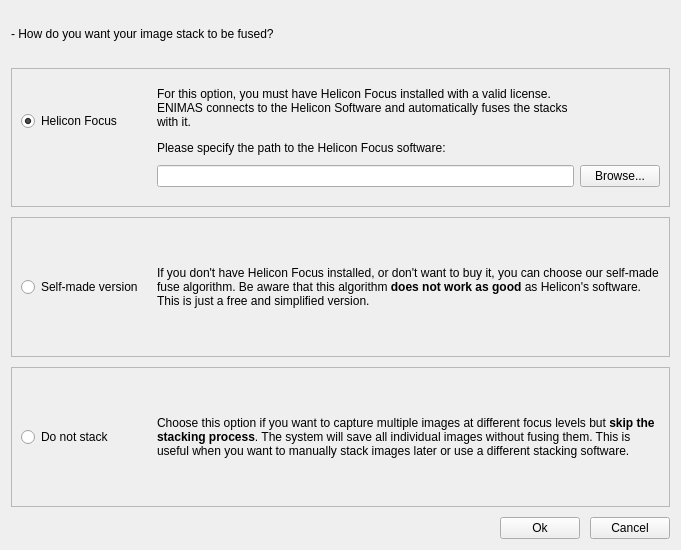
<?xml version="1.0" encoding="UTF-8"?>
<ui version="4.0">
 <class>Form</class>
 <widget class="QWidget" name="Form">
  <property name="geometry">
   <rect>
    <x>0</x>
    <y>0</y>
    <width>681</width>
    <height>550</height>
   </rect>
  </property>
  <property name="windowTitle">
   <string>ENIMAS: Fuse method</string>
  </property>
  <property name="windowIcon">
   <iconset>
    <normaloff>imgs/enimas_icon.png</normaloff>imgs/enimas_icon.png</iconset>
  </property>
  <layout class="QVBoxLayout" name="verticalLayout_2">
   <property name="spacing">
    <number>10</number>
   </property>
   <item>
    <layout class="QVBoxLayout" name="verticalLayout" stretch="1,3,3,3">
     <property name="spacing">
      <number>10</number>
     </property>
     <item>
      <widget class="QLabel" name="label">
       <property name="text">
        <string>&lt;html&gt;&lt;head/&gt;&lt;body&gt;&lt;p&gt; - How do you want your image stack to be fused?&lt;/p&gt;&lt;/body&gt;&lt;/html&gt;</string>
       </property>
      </widget>
     </item>
     <item>
      <widget class="QFrame" name="frame">
       <property name="frameShape">
        <enum>QFrame::StyledPanel</enum>
       </property>
       <property name="frameShadow">
        <enum>QFrame::Plain</enum>
       </property>
       <layout class="QGridLayout" name="gridLayout_2">
        <item row="0" column="0">
         <layout class="QGridLayout" name="gridLayout">
          <property name="horizontalSpacing">
           <number>6</number>
          </property>
          <property name="verticalSpacing">
           <number>10</number>
          </property>
          <item row="1" column="1">
           <widget class="QLineEdit" name="helicon_path_lineedit">
            <property name="text">
             <string/>
            </property>
           </widget>
          </item>
          <item row="0" column="1">
           <widget class="QLabel" name="label_2">
            <property name="text">
             <string>&lt;html&gt;&lt;head/&gt;&lt;body&gt;&lt;p&gt;For this option, you must have Helicon Focus installed with a valid license. ENIMAS connects to the Helicon Software and automatically fuses the stacks with it.&lt;/p&gt;&lt;p&gt;Please specify the path to the Helicon Focus software:&lt;/p&gt;&lt;/body&gt;&lt;/html&gt;</string>
            </property>
            <property name="wordWrap">
             <bool>true</bool>
            </property>
           </widget>
          </item>
          <item row="0" column="0">
           <widget class="QRadioButton" name="helicon_radio_bttn">
            <property name="minimumSize">
             <size>
              <width>130</width>
              <height>0</height>
             </size>
            </property>
            <property name="text">
             <string>Helicon Focus</string>
            </property>
            <property name="checked">
             <bool>true</bool>
            </property>
           </widget>
          </item>
          <item row="1" column="2">
           <widget class="QPushButton" name="browse_bttn">
            <property name="text">
             <string>Browse...</string>
            </property>
           </widget>
          </item>
         </layout>
        </item>
       </layout>
      </widget>
     </item>
     <item>
      <widget class="QFrame" name="frame_2">
       <property name="frameShape">
        <enum>QFrame::StyledPanel</enum>
       </property>
       <property name="frameShadow">
        <enum>QFrame::Plain</enum>
       </property>
       <layout class="QGridLayout" name="gridLayout_4">
        <item row="0" column="0">
         <layout class="QGridLayout" name="gridLayout_3" columnstretch="1,5">
          <item row="0" column="0">
           <widget class="QRadioButton" name="selfmade_radio_bttn">
            <property name="minimumSize">
             <size>
              <width>130</width>
              <height>0</height>
             </size>
            </property>
            <property name="text">
             <string>Self-made version</string>
            </property>
           </widget>
          </item>
          <item row="0" column="1">
           <widget class="QLabel" name="label_3">
            <property name="text">
             <string>&lt;html&gt;&lt;head/&gt;&lt;body&gt;&lt;p&gt;If you don't have Helicon Focus installed, or don't want to buy it, you can choose our self-made fuse algorithm. Be aware that this algorithm &lt;span style=&quot; font-weight:700;&quot;&gt;does not work as good &lt;/span&gt;as Helicon's software. This is just a free and simplified version.&lt;/p&gt;&lt;/body&gt;&lt;/html&gt;</string>
            </property>
            <property name="wordWrap">
             <bool>true</bool>
            </property>
           </widget>
          </item>
         </layout>
        </item>
       </layout>
      </widget>
     </item>
     <item>
      <widget class="QFrame" name="frame_3">
       <property name="frameShape">
        <enum>QFrame::StyledPanel</enum>
       </property>
       <property name="frameShadow">
        <enum>QFrame::Plain</enum>
       </property>
       <layout class="QGridLayout" name="gridLayout_5">
        <item row="0" column="0">
         <layout class="QGridLayout" name="gridLayout_6" columnstretch="1,5">
          <item row="0" column="0">
           <widget class="QRadioButton" name="no_stack_radio_bttn">
            <property name="minimumSize">
             <size>
              <width>130</width>
              <height>0</height>
             </size>
            </property>
            <property name="text">
             <string>Do not stack</string>
            </property>
           </widget>
          </item>
          <item row="0" column="1">
           <widget class="QLabel" name="label_4">
            <property name="text">
             <string>&lt;html&gt;&lt;head/&gt;&lt;body&gt;&lt;p&gt;Choose this option if you want to capture multiple images at different focus levels but &lt;span style=&quot; font-weight:700;&quot;&gt;skip the stacking process&lt;/span&gt;. The system will save all individual images without fusing them. This is useful when you want to manually stack images later or use a different stacking software.&lt;/p&gt;&lt;/body&gt;&lt;/html&gt;</string>
            </property>
            <property name="wordWrap">
             <bool>true</bool>
            </property>
           </widget>
          </item>
         </layout>
        </item>
       </layout>
      </widget>
     </item>
    </layout>
   </item>
   <item>
    <layout class="QHBoxLayout" name="horizontalLayout">
     <property name="topMargin">
      <number>0</number>
     </property>
     <item>
      <spacer name="horizontalSpacer">
       <property name="orientation">
        <enum>Qt::Horizontal</enum>
       </property>
       <property name="sizeHint" stdset="0">
        <size>
         <width>40</width>
         <height>20</height>
        </size>
       </property>
      </spacer>
     </item>
     <item>
      <widget class="QPushButton" name="ok_bttn">
       <property name="text">
        <string>Ok</string>
       </property>
      </widget>
     </item>
     <item>
      <widget class="QPushButton" name="cancel_bttn">
       <property name="text">
        <string>Cancel</string>
       </property>
      </widget>
     </item>
    </layout>
   </item>
  </layout>
 </widget>
 <resources/>
 <connections/>
</ui>
